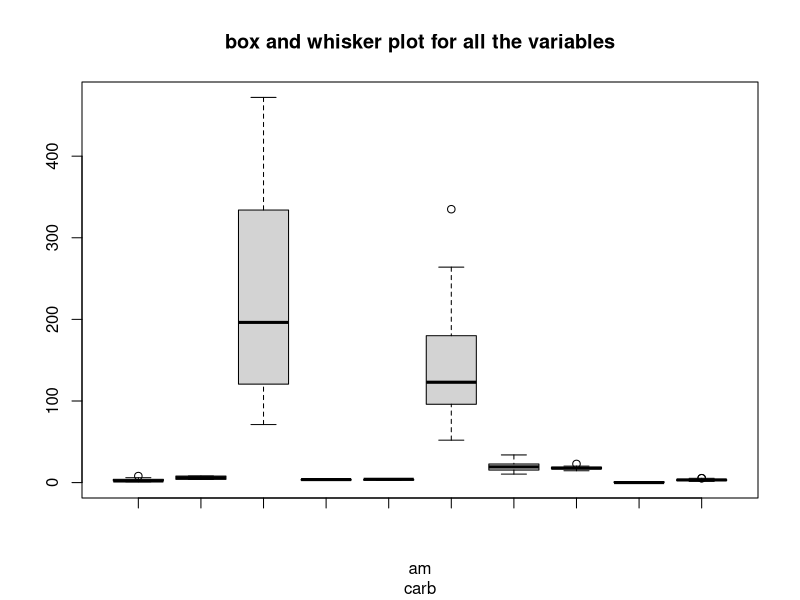

Recreate this plot in R.
#box and whisker

library(ggplot2)
str(mtcars)
attach(mtcars)

boxplot(data=am, carb, cyl, disp, drat, gear, hp, mpg, qsec, vs, wt, 
        main="box and whisker plot for all the variables", 
        at=c(1:10), 
        xlab=c("am", "carb", "cyl", "disp", "drat", "gear", "hp", "mpg", "qsec", "vs", "wt")
)
